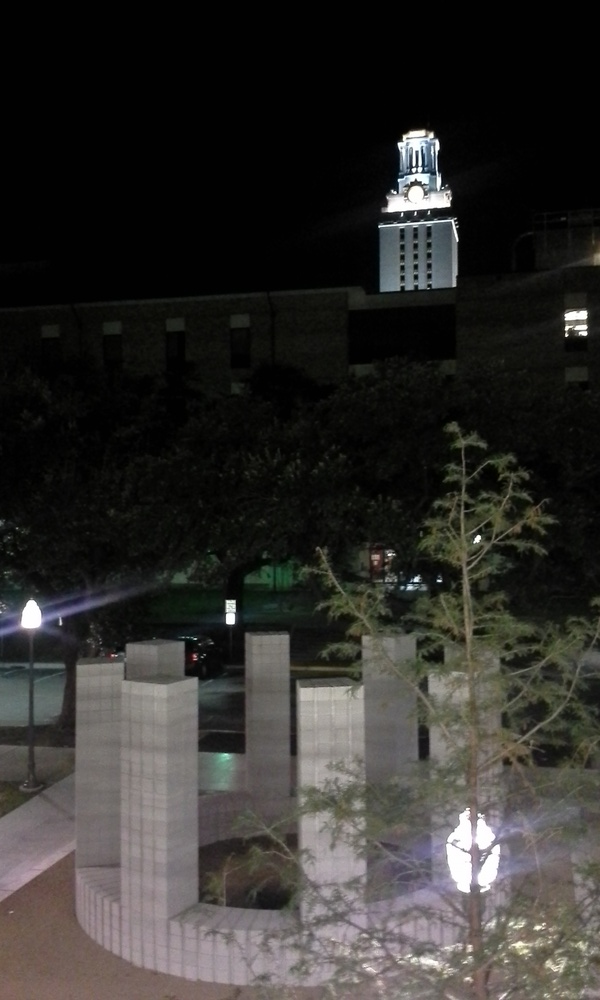
#> input picture project_1/my_panos/photo1.JPG, 600 x 1000 px, shrunk from 1536 x 2560 before the run
$ python pano_stitcher.py   (older library calls are emulated)
#> lines starting #> are read from the running program, lines starting #| are printed output that depends on the picture
"""Project 1: Panorama stitching.

In this project, you'll stitch together images to form a panorama.

A shell of starter functions that already have tests is listed below.

TODO: Implement!
"""

import cv2
import numpy as np


def homography(image_a, image_b):
    """Returns the homography mapping image_b into alignment with image_a.

    Arguments:
      image_a: A grayscale input image.
      image_b: A second input image that overlaps with image_a.

    Returns: the 3x3 perspective transformation matrix (aka homography)
             mapping points in image_b to corresponding points in image_a.
    """
    #initiate SIFT detector
    sift = cv2.SIFT()

    #find the keypoints and descriptors with SIFT
    kp_a, des_a = sift.detectAndCompute(image_a, None)
    kp_b, des_b = sift.detectAndCompute(image_b, None)

    #create matches
    matcher = cv2.BFMatcher()
    raw_matches = matcher.knnMatch(des_a, trainDescriptors=des_b, k=2)

    #filter matches with ratio test
    ratio = .75
    mkp_a, mkp_b = [], []
    for m in raw_matches:
        if len(m) == 2 and (m[0].distance < (m[1].distance * ratio)):
            m = m[0]
            mkp_a.append(kp_a[m.queryIdx])
            mkp_b.append(kp_b[m.trainIdx])

    # #number of matches
    # kp_pairs = zip(mkp_a, mkp_b)
    # print len(kp_pairs)

    # convert good matches into points
    img_a = np.float32([kp.pt for kp in mkp_a])
    img_b = np.float32([kp.pt for kp in mkp_b])

    #find homography matrix
    M, status = cv2.findHomography(img_b, img_a, cv2.RANSAC, 5.0)
    # print '%d / %d  inliers/matched' % (np.sum(status), len(status))
    return M


def warp_image(image, homography):
    """Warps 'image' by 'homography'

    Arguments:
      image: a 3-channel image to be warped.
      homography: a 3x3 perspective projection matrix mapping points
                  in the frame of 'image' to a target frame.

    Returns:
      - a new 4-channel image containing the warped input, resized to contain
        the new image's bounds. Translation is offset so the image fits exactly
        within the bounds of the image. The fourth channel is an alpha channel
        which is zero anywhere that the warped input image does not map in the
        output, i.e. empty pixels.
      - an (x, y) tuple containing location of the warped image's upper-left
        corner in the target space of 'homography', which accounts for any
        offset translation component of the homography.
    """
    topleft = (0, 0)
    #create alpha channel in image
    img = cv2.cvtColor(image, cv2.COLOR_BGR2BGRA)
    height, width, depth = img.shape
    a1 = [0, 0, width, width]
    a2 = [0, height, 0, height]
    a3 = [1, 1, 1, 1]
    box = np.matrix([a1, a2, a3])
    res = np.dot(homography, box)

    div1 = np.divide(res[0], res[2])
    div2 = np.divide(res[1], res[2])
    topleft = (int(np.amin(div1)), int(np.amin(div2)))

    minlength = np.amin(div1)
    minheight = np.amin(div2)

    l = np.amax(div1) - np.amin(div1)
    h = np.amax(div2) - np.amin(div2)

    homography[0][2] = homography[0][2] - minlength
    homography[1][2] = homography[1][2] - minheight
    BT = cv2.BORDER_TRANSPARENT
    warp = cv2.warpPerspective(img, homography,
                               (int(l), int(h)), borderMode=BT)
    (cb, cg, cr, ca) = cv2.split(warp)
    warp = cv2.merge([cb, cg, cr, ca])
    return warp, topleft


def create_mosaic(images, origins):
    """Combine multiple images into a mosaic.

    Arguments:
      images: a list of 4-channel images to combine in the mosaic.
      origins: a list of the locations upper-left corner of each image in
               a common frame, e.g. the frame of a central image.

    Returns: a new 4-channel mosaic combining all of the input images. pixels
             in the mosaic not covered by any input image should have their
             alpha channel set to zero.
    """
    #shows images in order of dominance
    x = []
    y = []
    #get minimum x and y
    for i in origins:
        x.append(i[0])
        y.append(i[1])
    x_min = np.amin(x)
    y_min = np.amin(y)
    x = []
    y = []
    #get largest x and y
    for i in range(len(origins)):
        x.append(origins[i][0] + images[i].shape[1])
        y.append(origins[i][1] + images[i].shape[0])
    #calculate width by subtracting top right x from top left x
    width = np.amax(x) - x_min
    #calculate height by subtracting bottom left y from top left y
    height = np.amax(y) - y_min
    result = np.zeros((height, width, 4))
    for i in range(len(origins)):
        rows = images[i].shape[0]
        cols = images[i].shape[1]
        img = images[i]
        x_o = origins[i][0]
        y_o = origins[i][1]
        for w in range(0, rows):
            for z in range(0, cols):
                if (img[w, z][3] != 0):
                    result[(w + y_o - y_min), z + x_o - x_min] = img[w, z]
    return result

if __name__ == '__main__':
  # Read initial images
    img1 = cv2.imread("my_panos/photo1.JPG")
#> img1 is the input picture: shape (1000, 600, 3); mean B, G, R 44.6, 47.1, 48.6
    img2 = cv2.imread("my_panos/photo2.JPG")
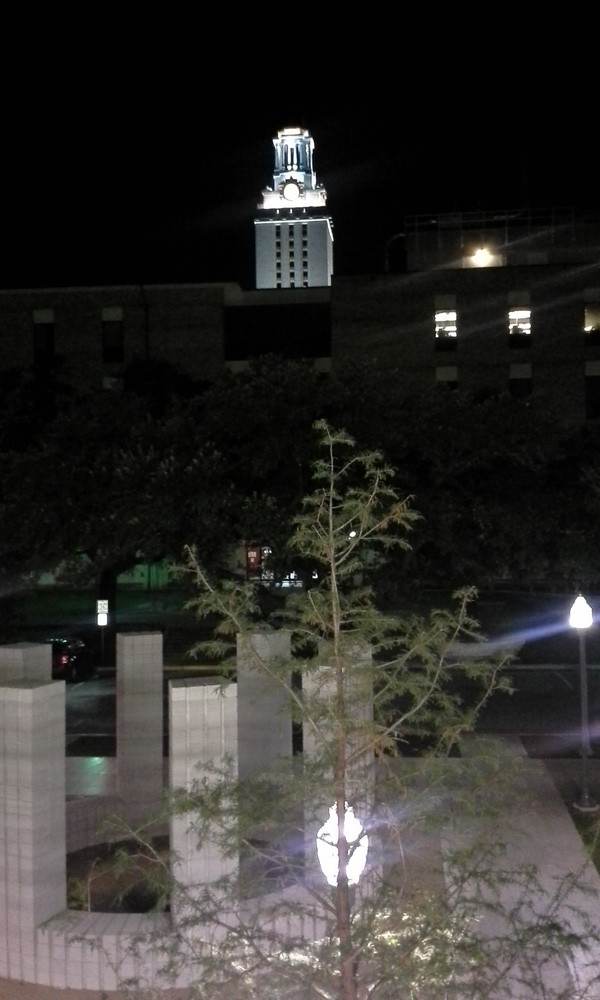
#> input picture project_1/my_panos/photo2.JPG, 600 x 1000 px, shrunk from 1536 x 2560 before the run
#> img2 is the input picture: shape (1000, 600, 3); mean B, G, R 43.7, 46.6, 48.2
    img3 = cv2.imread("my_panos/photo3.JPG")
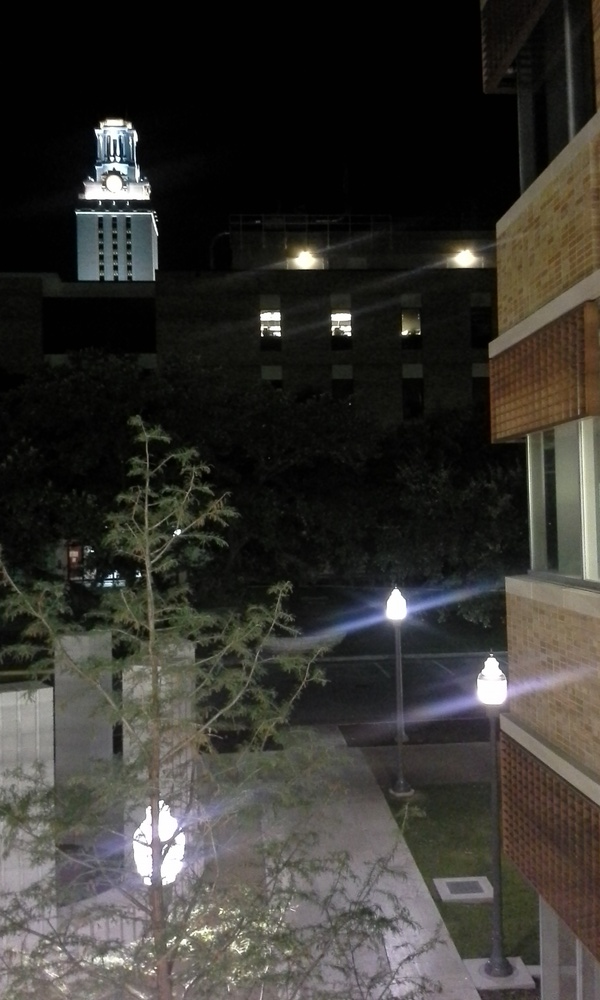
#> input picture project_1/my_panos/photo3.JPG, 600 x 1000 px, shrunk from 1536 x 2560 before the run
#> img3 is the input picture: shape (1000, 600, 3); mean B, G, R 48.3, 52.6, 54.4

  # Run homography to change img1 to match img2. Add alpha channel
    M = homography(img2, img1)
#> in homography, `kp_a, des_a = sift.detectAndCompute(image_a, None)`: kp_a = 2288 keypoints; strongest (x, y, size): (482, 257, 16), (102, 620, 8), (353, 534, 3.6), (292, 575, 3.2)
#> in homography, `kp_b, des_b = sift.detectAndCompute(image_b, None)`: kp_b = 1798 keypoints; strongest (x, y, size): (230, 619, 7.7), (566, 335, 2.2), (32, 617, 18.4), (478, 538, 4.4)
#> in homography, `raw_matches = matcher.knnMatch(des_a, trainDescriptors=des_b, k=2)`: raw_matches = 2288 matches
#> after the loop in homography, `for m in raw_matches:`: mkp_a = 647 keypoints; strongest (x, y, size): (102, 620, 8), (292, 575, 3.2), (290, 140, 20), (289, 167, 2.5); mkp_b = 647 keypoints; strongest (x, y, size): (230, 619, 7.7), (416, 142, 20.4), (416, 579, 3.8), (414, 170, 2.5)
#> in homography, `img_a = np.float32([kp.pt for kp in mkp_a])`: img_a = 647 pairs, first value 21.76 to 532.8, second value 126.4 to 995.5
#> in homography, `img_b = np.float32([kp.pt for kp in mkp_b])`: img_b = 647 pairs, first value 71.87 to 594.4, second value 128.8 to 989
#> in homography, `M, status = cv2.findHomography(img_b, img_a, cv2.RANSAC, 5.0)`: M = [[1.07, -0.0104, -136.6], [0.0627, 1.06, -28.23], [0.00014, 2.11e-06, 1]]; status = 647 values, max 1 at index 0, min 0 at index 2, mean 0.9
    img1, topleft = warp_image(img1, M)
#> in warp_image, `res = np.dot(homography, box)`: res = [[-136.6, -147.1, 507.3, 496.9], [-28.23, 1028.8, 9.37, 1066.4], [1, 1, 1.08, 1.09]]
#> in warp_image, `div1 = np.divide(res[0], res[2])`: div1 = [[-136.6, -146.8, 467.9, 457.4]]
#> in warp_image, `div2 = np.divide(res[1], res[2])`: div2 = [[-28.23, 1026.6, 8.64, 981.7]]
#> in warp_image, `topleft = (int(np.amin(div1)), int(np.amin(div2)))`: topleft = (-146, -28)
#> in warp_image, `minlength = np.amin(div1)`: minlength = -146.8
#> in warp_image, `minheight = np.amin(div2)`: minheight = -28.23
#> in warp_image, `l = np.amax(div1) - np.amin(div1)`: l = 614.7
#> in warp_image, `h = np.amax(div2) - np.amin(div2)`: h = 1054.9
#> in warp_image, `(cb, cg, cr, ca) = cv2.split(warp)`:
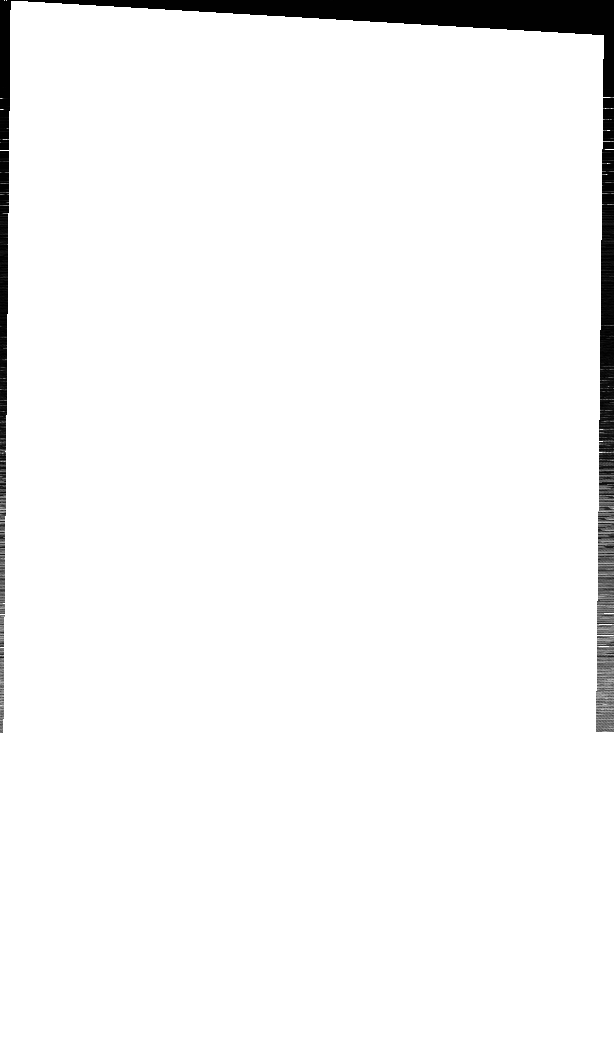
#> ca: shape (1054, 614); min 0, max 255, mean 245.9
#> topleft = (-146, -28)
    cv2.imwrite("my_panos/test.png", img1)
  # Run homography to change img3 to match img2. Add alpha channel
    M2 = homography(img2, img3)
#> in homography (call 2), `kp_b, des_b = sift.detectAndCompute(image_b, None)`: kp_b = 2305 keypoints; strongest (x, y, size): (305, 260, 15.7), (396, 607, 21), (341, 321, 15.1), (178, 532, 4.1)
#> after the loop in homography (call 2), `for m in raw_matches:`: mkp_a = 641 keypoints; strongest (x, y, size): (482, 257, 16), (520, 319, 16.4), (290, 140, 20), (588, 328, 4.6); mkp_b = 641 keypoints; strongest (x, y, size): (305, 260, 15.7), (341, 321, 15.1), (404, 333, 4.1), (112, 130, 19.6)
#> M2 = [[0.905, -0.003, 192], [-0.0556, 0.957, 19.19], [-0.000135, -1.12e-05, 1]]
    img3, topleft2 = warp_image(img3, M2)
#> in warp_image (call 2), `res = np.dot(homography, box)`: res = [[192, 189, 735.1, 732.1], [19.19, 976.7, -14.15, 943.3], [1, 0.989, 0.919, 0.908]]
#> in warp_image (call 2), `div1 = np.divide(res[0], res[2])`: div1 = [[192, 191.2, 800.1, 806.7]]
#> in warp_image (call 2), `div2 = np.divide(res[1], res[2])`: div2 = [[19.19, 987.8, -15.41, 1039.4]]
#> in warp_image (call 2), `topleft = (int(np.amin(div1)), int(np.amin(div2)))`: topleft = (191, -15)
#> in warp_image (call 2), `minlength = np.amin(div1)`: minlength = 191.2
#> in warp_image (call 2), `minheight = np.amin(div2)`: minheight = -15.41
#> in warp_image (call 2), `l = np.amax(div1) - np.amin(div1)`: l = 615.5
#> in warp_image (call 2), `h = np.amax(div2) - np.amin(div2)`: h = 1054.8
#> in warp_image (call 2), `warp = cv2.warpPerspective(img, homography, (int(l), int(h)), borderMo..`:
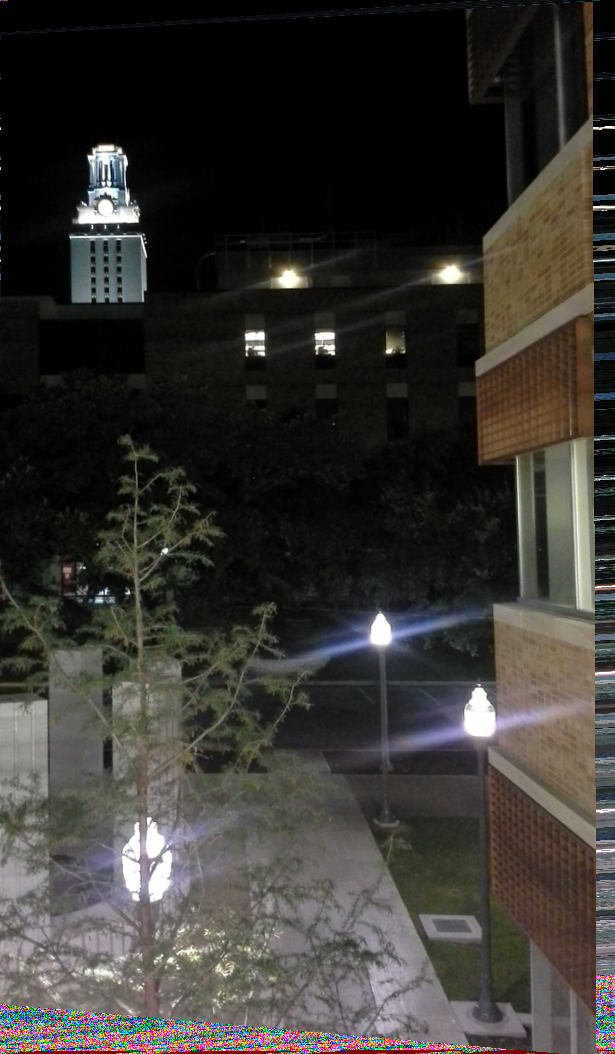
#> warp: shape (1054, 615, 4); mean B, G, R, A 49.7, 53.9, 56.1, 250.7
#> in warp_image (call 2), `(cb, cg, cr, ca) = cv2.split(warp)`:
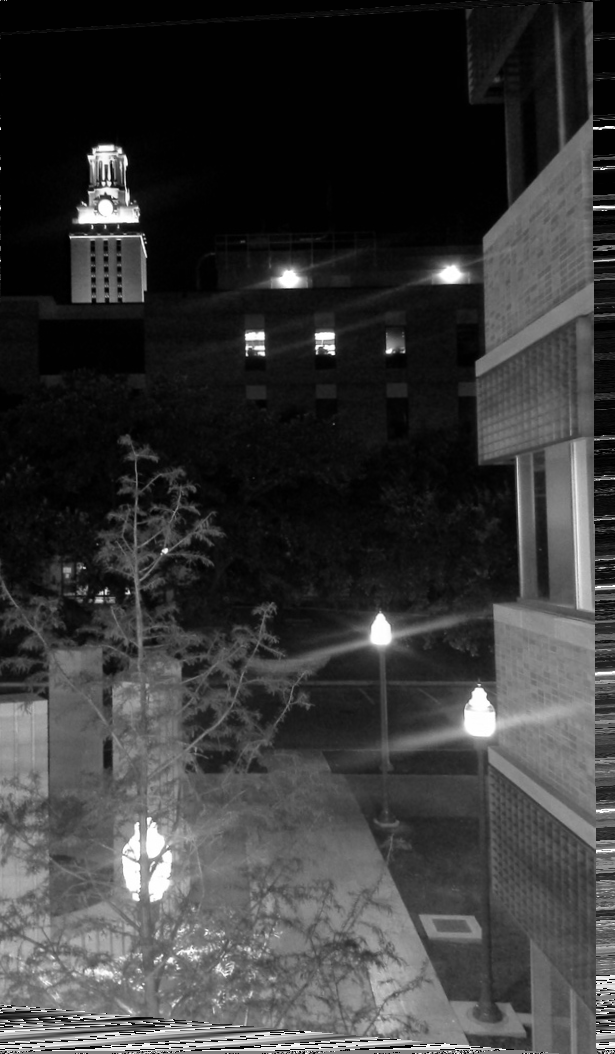
#> cr: shape (1054, 615); min 0, max 255, mean 56.1
#> in warp_image (call 2), `(cb, cg, cr, ca) = cv2.split(warp)`:
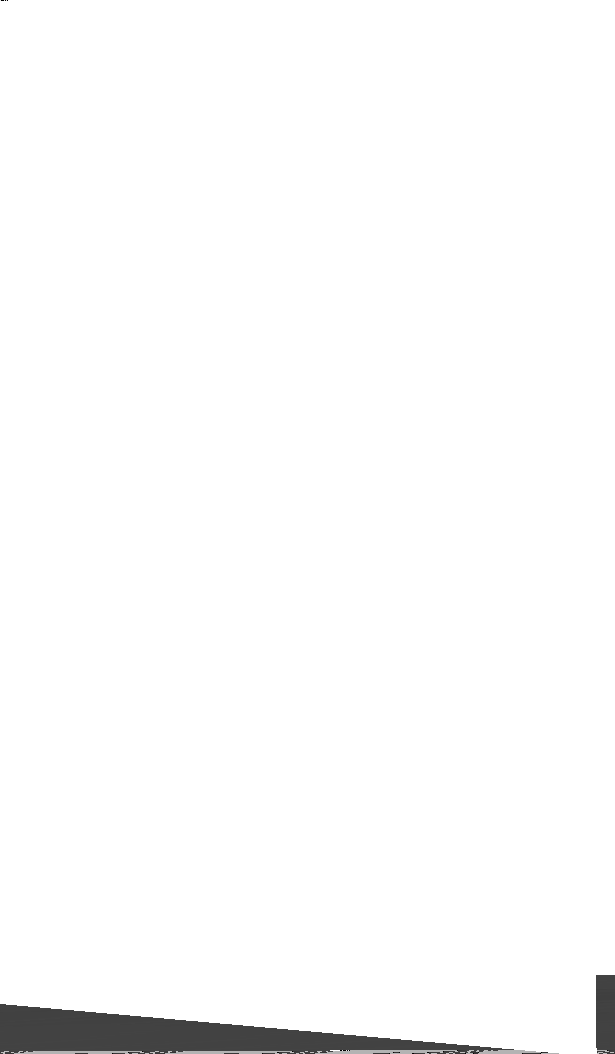
#> ca: shape (1054, 615); min 0, max 255, mean 250.7
#> topleft2 = (191, -15)
    cv2.imwrite("my_panos/test2.png", img3)
  # Add alpha channel to img2
    img2 = cv2.cvtColor(img2, cv2.COLOR_BGR2BGRA)
#> img2: shape (1000, 600, 4)

  # Create the panorama mosaic.
    images = (img1, img2, img3)
    origins = (topleft, (0, 0), topleft2)
#> origins = ((-146, -28), (0, 0), (191, -15))
    pano = create_mosaic(images, origins)
#> the loop in create_mosaic, `for i in origins:` made 3 passes
#> after the loop in create_mosaic, `for i in origins:`: x = [-146, 0, 191]; y = [-28, 0, -15]
#> in create_mosaic, `x_min = np.amin(x)`: x_min = -146
#> in create_mosaic, `y_min = np.amin(y)`: y_min = -28
#> the loop in create_mosaic, `for i in range(len(origins)):` made 3 passes
#> after the loop in create_mosaic, `for i in range(len(origins)):`: x = [468, 600, 806]; y = [1026, 1000, 1039]
#> in create_mosaic, `width = np.amax(x) - x_min`: width = 952
#> in create_mosaic, `height = np.amax(y) - y_min`: height = 1067
#> the loop in create_mosaic, `for i in range(len(origins)):` made 3 passes
#> (rows, cols, x_o, y_o) on passes 1 to 3: (1054, 614, -146, -28), (1000, 600, 0, 0), (1054, 615, 191, -15)
#> after the loop in create_mosaic, `for i in range(len(origins)):`:
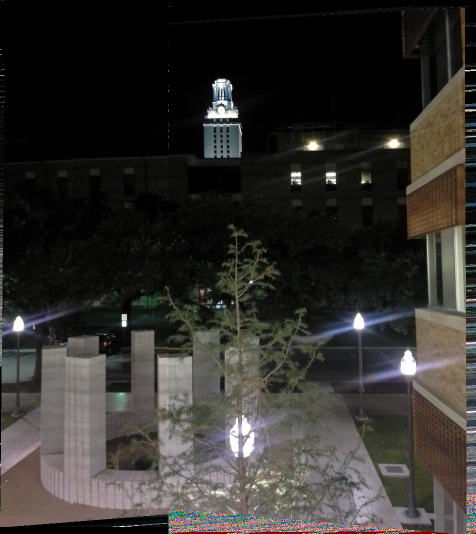
#> result: shape (1067, 952, 4) float64 (shown at 1/2 size); mean B, G, R, A 45.3, 48.5, 50.7, 247.2

    cv2.imwrite("my_panos/pano.png", pano)
